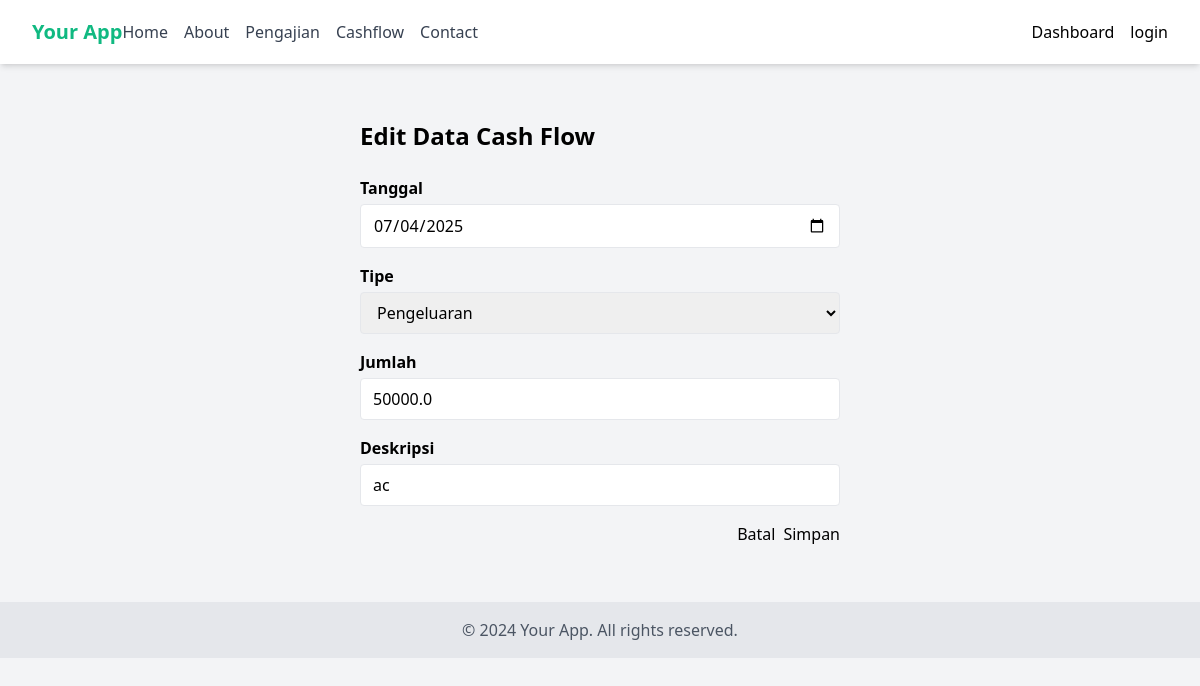
Screenshot of /cashflow/cashflow/edit/2 with the database file from the repository.
### models/cashflow.py (models this page shows, shortened)
class CashFlow(db.Model):
    id = db.Column(db.Integer, primary_key=True)
    date = db.Column(db.Date, nullable=False, default=datetime.utcnow)
    type = db.Column(db.String(20), nullable=False)  # 'income' or 'expense'
    amount = db.Column(db.Float, nullable=False)
    description = db.Column(db.String(255), nullable=False)

### routes/cashflow_routes.py (the view, shortened to what this page needs)
@cashflow_bp.route('/cashflow/edit/<int:id>', methods=['GET', 'POST'])
def edit(id):
    cashflow = CashFlow.query.get_or_404(id)
    form = CashFlowForm(obj=cashflow)
    return render_template('cashflow/edit.html', form=form, cashflow=cashflow)

### forms/cashflow_forms.py
class CashFlowForm(FlaskForm):
    date = DateField('Tanggal', format='%Y-%m-%d', validators=[DataRequired()])
    type = SelectField('Tipe', choices=[('income', 'Pemasukan'), ('expense', 'Pengeluaran')], validators=[DataRequired()])
    amount = FloatField('Jumlah', validators=[DataRequired(), NumberRange(min=0)])
    description = StringField('Deskripsi', validators=[DataRequired(), Length(max=255)])
    submit = SubmitField('Simpan')

### templates/cashflow/edit.html (shortened to what this page needs)
{% extends 'base.html' %}
{% block content %}
<div class="container mx-auto px-4 py-8 max-w-lg">
    <h1 class="text-2xl font-bold mb-6">Edit Data Cash Flow</h1>
    <form method="POST">
        <div class="mb-4">
            {{ form.date.label(class="block mb-1 font-semibold") }}
            {{ form.date(class="w-full border rounded px-3 py-2") }}
        </div>
        <div class="mb-4">
            {{ form.type.label(class="block mb-1 font-semibold") }}
            {{ form.type(class="w-full border rounded px-3 py-2") }}
        </div>
        <div class="mb-4">
            {{ form.amount.label(class="block mb-1 font-semibold") }}
            {{ form.amount(class="w-full border rounded px-3 py-2") }}
        </div>
        <div class="mb-4">
            {{ form.description.label(class="block mb-1 font-semibold") }}
            {{ form.description(class="w-full border rounded px-3 py-2") }}
        </div>
        <div class="flex justify-end">
            <a href="{{ url_for('cashflow.index') }}" class="btn-outline mr-2">Batal</a>
            {{ form.submit(class="btn-primary") }}
        </div>
    </form>
</div>
{% endblock %}

### static/css/style.css (style rules this page uses)
*,:after,:before { --tw-border-spacing-x:0;--tw-border-spacing-y:0;--tw-translate-x:0;--tw-translate-y:0;--tw-rotate:0;--tw-skew-x:0;--tw-skew-y:0;--tw-scale-x:1;--tw-scale-y:1;--tw-pan-x: ;--tw-pan-y: ;--tw-pinch-zoom: ;--tw-scroll-snap-strictness:proximity;--tw-gradient-from-position: ;--tw-gradient-via-position: ;--tw-gradient-to-position: ;--tw-ordinal: ;--tw-slashed-zero: ;--tw-numeric-figure: ;--tw-numeric-spacing: ;--tw-numeric-fraction: ;--tw-ring-inset: ;--tw-ring-offset-width:0px;--tw-ring-offset-color:#fff;--tw-ring-color:rgba(59,130,246,.5);--tw-ring-offset-shadow:0 0 #0000;--tw-ring-shadow:0 0 #0000;--tw-shadow:0 0 #0000;--tw-shadow-colored:0 0 #0000;--tw-blur: ;--tw-brightness: ;--tw-contrast: ;--tw-grayscale: ;--tw-hue-rotate: ;--tw-invert: ;--tw-saturate: ;--tw-sepia: ;--tw-drop-shadow: ;--tw-backdrop-blur: ;--tw-backdrop-brightness: ;--tw-backdrop-contrast: ;--tw-backdrop-grayscale: ;--tw-backdrop-hue-rotate: ;--tw-backdrop-invert: ;--tw-backdrop-opacity: ;--tw-backdrop-saturate: ;--tw-backdrop-sepia: ;--tw-contain-size: ;--tw-contain-layout: ;--tw-contain-paint: ;--tw-contain-style: }
*,:after,:before { box-sizing:border-box;border:0 solid #e5e7eb }
:after,:before { --tw-content:"" }
:host,html { line-height:1.5;-webkit-text-size-adjust:100%;-moz-tab-size:4;-o-tab-size:4;tab-size:4;font-family:ui-sans-serif,system-ui,sans-serif,Apple Color Emoji,Segoe UI Emoji,Segoe UI Symbol,Noto Color Emoji;font-feature-settings:normal;font-variation-settings:normal;-webkit-tap-highlight-color:transparent }
body { margin:0;line-height:inherit }
h1,h2,h3,h4,h5,h6 { font-size:inherit;font-weight:inherit }
a { color:inherit;text-decoration:inherit }
button,input,optgroup,select,textarea { font-family:inherit;font-feature-settings:inherit;font-variation-settings:inherit;font-size:100%;font-weight:inherit;line-height:inherit;letter-spacing:inherit;color:inherit;margin:0;padding:0 }
button,select { text-transform:none }
button,input:where([type=button]),input:where([type=reset]),input:where([type=submit]) { -webkit-appearance:button;background-color:transparent;background-image:none }
blockquote,dd,dl,figure,h1,h2,h3,h4,h5,h6,hr,p,pre { margin:0 }
input::placeholder,textarea::placeholder { opacity:1;color:#9ca3af }
.container { width:100% }
@media (min-width:640px) { .container { max-width:640px } }
@media (min-width:768px) { .container { max-width:768px } }
@media (min-width:1024px) { .container { max-width:1024px } }
.mx-auto { margin-left:auto;margin-right:auto }
.mb-1 { margin-bottom:.25rem }
.mb-4 { margin-bottom:1rem }
.mb-6 { margin-bottom:1.5rem }
.mr-2 { margin-right:.5rem }
.block { display:block }
.flex { display:flex }
.w-full { width:100% }
.max-w-lg { max-width:32rem }
.justify-end { justify-content:flex-end }
.rounded { border-radius:.25rem }
.border { border-width:1px }
.bg-gray-100 { --tw-bg-opacity:1;background-color:rgb(243 244 246/var(--tw-bg-opacity,1)) }
.px-3 { padding-left:.75rem;padding-right:.75rem }
.px-4 { padding-left:1rem;padding-right:1rem }
.py-2 { padding-top:.5rem;padding-bottom:.5rem }
.py-8 { padding-top:2rem;padding-bottom:2rem }
.text-2xl { font-size:1.5rem;line-height:2rem }
.font-bold { font-weight:700 }
.font-semibold { font-weight:600 }

### rows the page displays
CashFlow: date "07/04/2025", type "Pengeluaran", amount "50000.0", description "ac"
